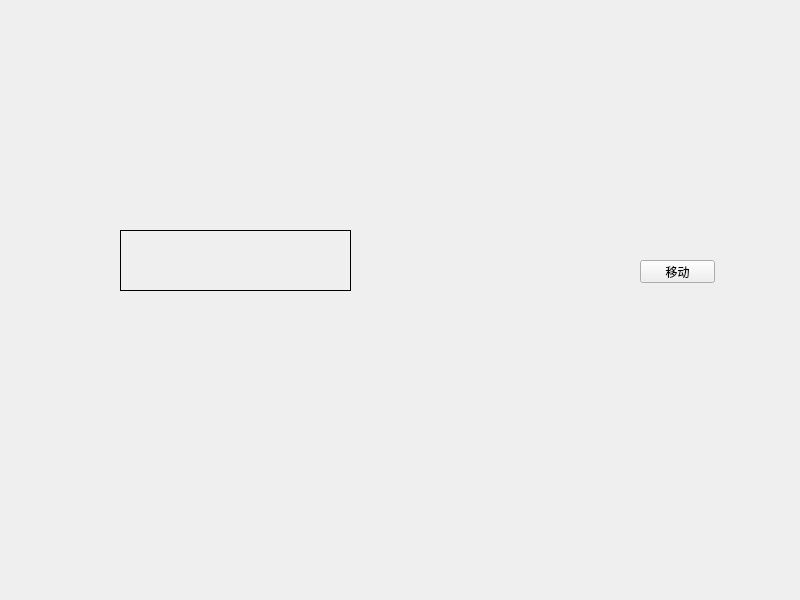
<?xml version="1.0" encoding="UTF-8"?>
<ui version="4.0">
 <class>Widget</class>
 <widget class="QWidget" name="Widget">
  <property name="geometry">
   <rect>
    <x>0</x>
    <y>0</y>
    <width>800</width>
    <height>600</height>
   </rect>
  </property>
  <property name="windowTitle">
   <string>Widget</string>
  </property>
  <widget class="QPushButton" name="pushButton">
   <property name="geometry">
    <rect>
     <x>640</x>
     <y>260</y>
     <width>75</width>
     <height>23</height>
    </rect>
   </property>
   <property name="text">
    <string>移动</string>
   </property>
  </widget>
  <widget class="QLabel" name="label">
   <property name="geometry">
    <rect>
     <x>120</x>
     <y>230</y>
     <width>231</width>
     <height>61</height>
    </rect>
   </property>
   <property name="frameShape">
    <enum>QFrame::Box</enum>
   </property>
   <property name="text">
    <string/>
   </property>
  </widget>
 </widget>
 <resources/>
 <connections/>
</ui>
